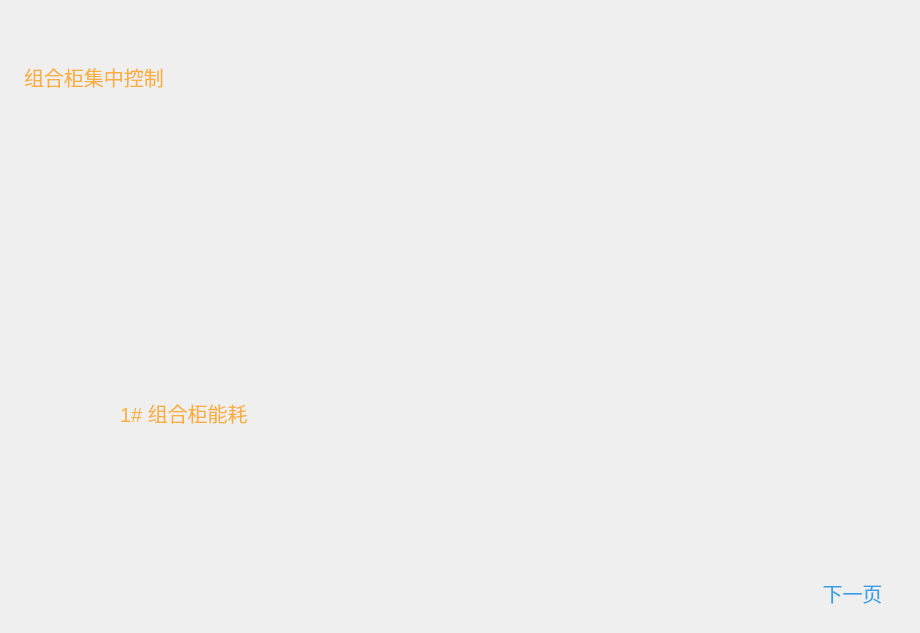
<?xml version="1.0" encoding="UTF-8"?>
<ui version="4.0">
 <class>ModularAirPage</class>
 <widget class="QWidget" name="ModularAirPage">
  <property name="geometry">
   <rect>
    <x>0</x>
    <y>0</y>
    <width>920</width>
    <height>633</height>
   </rect>
  </property>
  <property name="windowTitle">
   <string>Form</string>
  </property>
  <property name="styleSheet">
   <string notr="true">border-style:none;</string>
  </property>
  <widget class="QFrame" name="frame_1">
   <property name="geometry">
    <rect>
     <x>16</x>
     <y>400</y>
     <width>297</width>
     <height>201</height>
    </rect>
   </property>
   <property name="styleSheet">
    <string notr="true">#frame_1{
border-image: url(:/UI/Widget/System_Air_3.png);}</string>
   </property>
   <property name="frameShape">
    <enum>QFrame::StyledPanel</enum>
   </property>
   <property name="frameShadow">
    <enum>QFrame::Raised</enum>
   </property>
   <widget class="QLabel" name="label_2">
    <property name="geometry">
     <rect>
      <x>104</x>
      <y>0</y>
      <width>153</width>
      <height>25</height>
     </rect>
    </property>
    <property name="palette">
     <palette>
      <active>
       <colorrole role="WindowText">
        <brush brushstyle="SolidPattern">
         <color alpha="255">
          <red>252</red>
          <green>175</green>
          <blue>62</blue>
         </color>
        </brush>
       </colorrole>
       <colorrole role="Button">
        <brush brushstyle="SolidPattern">
         <color alpha="0">
          <red>0</red>
          <green>0</green>
          <blue>0</blue>
         </color>
        </brush>
       </colorrole>
       <colorrole role="Base">
        <brush brushstyle="SolidPattern">
         <color alpha="0">
          <red>0</red>
          <green>0</green>
          <blue>0</blue>
         </color>
        </brush>
       </colorrole>
       <colorrole role="Window">
        <brush brushstyle="SolidPattern">
         <color alpha="0">
          <red>0</red>
          <green>0</green>
          <blue>0</blue>
         </color>
        </brush>
       </colorrole>
      </active>
      <inactive>
       <colorrole role="WindowText">
        <brush brushstyle="SolidPattern">
         <color alpha="255">
          <red>252</red>
          <green>175</green>
          <blue>62</blue>
         </color>
        </brush>
       </colorrole>
       <colorrole role="Button">
        <brush brushstyle="SolidPattern">
         <color alpha="0">
          <red>0</red>
          <green>0</green>
          <blue>0</blue>
         </color>
        </brush>
       </colorrole>
       <colorrole role="Base">
        <brush brushstyle="SolidPattern">
         <color alpha="0">
          <red>0</red>
          <green>0</green>
          <blue>0</blue>
         </color>
        </brush>
       </colorrole>
       <colorrole role="Window">
        <brush brushstyle="SolidPattern">
         <color alpha="0">
          <red>0</red>
          <green>0</green>
          <blue>0</blue>
         </color>
        </brush>
       </colorrole>
      </inactive>
      <disabled>
       <colorrole role="WindowText">
        <brush brushstyle="SolidPattern">
         <color alpha="255">
          <red>190</red>
          <green>190</green>
          <blue>190</blue>
         </color>
        </brush>
       </colorrole>
       <colorrole role="Button">
        <brush brushstyle="SolidPattern">
         <color alpha="0">
          <red>0</red>
          <green>0</green>
          <blue>0</blue>
         </color>
        </brush>
       </colorrole>
       <colorrole role="Base">
        <brush brushstyle="SolidPattern">
         <color alpha="0">
          <red>0</red>
          <green>0</green>
          <blue>0</blue>
         </color>
        </brush>
       </colorrole>
       <colorrole role="Window">
        <brush brushstyle="SolidPattern">
         <color alpha="0">
          <red>0</red>
          <green>0</green>
          <blue>0</blue>
         </color>
        </brush>
       </colorrole>
      </disabled>
     </palette>
    </property>
    <property name="font">
     <font>
      <pointsize>15</pointsize>
     </font>
    </property>
    <property name="styleSheet">
     <string notr="true">border-style:none;
background:transparent;</string>
    </property>
    <property name="text">
     <string>1# 组合柜能耗</string>
    </property>
   </widget>
  </widget>
  <widget class="QFrame" name="frame">
   <property name="geometry">
    <rect>
     <x>8</x>
     <y>96</y>
     <width>305</width>
     <height>257</height>
    </rect>
   </property>
   <property name="styleSheet">
    <string notr="true">#frame{
border-image: url(:/UI/Widget/System_Air_2.png);
background:transparent;}</string>
   </property>
   <property name="frameShape">
    <enum>QFrame::StyledPanel</enum>
   </property>
   <property name="frameShadow">
    <enum>QFrame::Raised</enum>
   </property>
  </widget>
  <widget class="QStackedWidget" name="modularAirStackedWidget">
   <property name="geometry">
    <rect>
     <x>312</x>
     <y>24</y>
     <width>593</width>
     <height>545</height>
    </rect>
   </property>
   <property name="styleSheet">
    <string notr="true"/>
   </property>
  </widget>
  <widget class="QPushButton" name="pushButton">
   <property name="geometry">
    <rect>
     <x>808</x>
     <y>576</y>
     <width>89</width>
     <height>33</height>
    </rect>
   </property>
   <property name="palette">
    <palette>
     <active>
      <colorrole role="WindowText">
       <brush brushstyle="SolidPattern">
        <color alpha="255">
         <red>252</red>
         <green>175</green>
         <blue>62</blue>
        </color>
       </brush>
      </colorrole>
      <colorrole role="Button">
       <brush brushstyle="SolidPattern">
        <color alpha="0">
         <red>0</red>
         <green>0</green>
         <blue>0</blue>
        </color>
       </brush>
      </colorrole>
      <colorrole role="Text">
       <brush brushstyle="SolidPattern">
        <color alpha="255">
         <red>252</red>
         <green>175</green>
         <blue>62</blue>
        </color>
       </brush>
      </colorrole>
      <colorrole role="ButtonText">
       <brush brushstyle="SolidPattern">
        <color alpha="255">
         <red>50</red>
         <green>159</green>
         <blue>231</blue>
        </color>
       </brush>
      </colorrole>
      <colorrole role="Base">
       <brush brushstyle="SolidPattern">
        <color alpha="0">
         <red>0</red>
         <green>0</green>
         <blue>0</blue>
        </color>
       </brush>
      </colorrole>
      <colorrole role="Window">
       <brush brushstyle="SolidPattern">
        <color alpha="0">
         <red>0</red>
         <green>0</green>
         <blue>0</blue>
        </color>
       </brush>
      </colorrole>
      <colorrole role="PlaceholderText">
       <brush brushstyle="SolidPattern">
        <color alpha="128">
         <red>252</red>
         <green>175</green>
         <blue>62</blue>
        </color>
       </brush>
      </colorrole>
     </active>
     <inactive>
      <colorrole role="WindowText">
       <brush brushstyle="SolidPattern">
        <color alpha="255">
         <red>252</red>
         <green>175</green>
         <blue>62</blue>
        </color>
       </brush>
      </colorrole>
      <colorrole role="Button">
       <brush brushstyle="SolidPattern">
        <color alpha="0">
         <red>0</red>
         <green>0</green>
         <blue>0</blue>
        </color>
       </brush>
      </colorrole>
      <colorrole role="Text">
       <brush brushstyle="SolidPattern">
        <color alpha="255">
         <red>252</red>
         <green>175</green>
         <blue>62</blue>
        </color>
       </brush>
      </colorrole>
      <colorrole role="ButtonText">
       <brush brushstyle="SolidPattern">
        <color alpha="255">
         <red>50</red>
         <green>159</green>
         <blue>231</blue>
        </color>
       </brush>
      </colorrole>
      <colorrole role="Base">
       <brush brushstyle="SolidPattern">
        <color alpha="0">
         <red>0</red>
         <green>0</green>
         <blue>0</blue>
        </color>
       </brush>
      </colorrole>
      <colorrole role="Window">
       <brush brushstyle="SolidPattern">
        <color alpha="0">
         <red>0</red>
         <green>0</green>
         <blue>0</blue>
        </color>
       </brush>
      </colorrole>
      <colorrole role="PlaceholderText">
       <brush brushstyle="SolidPattern">
        <color alpha="128">
         <red>252</red>
         <green>175</green>
         <blue>62</blue>
        </color>
       </brush>
      </colorrole>
     </inactive>
     <disabled>
      <colorrole role="WindowText">
       <brush brushstyle="SolidPattern">
        <color alpha="255">
         <red>190</red>
         <green>190</green>
         <blue>190</blue>
        </color>
       </brush>
      </colorrole>
      <colorrole role="Button">
       <brush brushstyle="SolidPattern">
        <color alpha="0">
         <red>0</red>
         <green>0</green>
         <blue>0</blue>
        </color>
       </brush>
      </colorrole>
      <colorrole role="Text">
       <brush brushstyle="SolidPattern">
        <color alpha="255">
         <red>190</red>
         <green>190</green>
         <blue>190</blue>
        </color>
       </brush>
      </colorrole>
      <colorrole role="ButtonText">
       <brush brushstyle="SolidPattern">
        <color alpha="255">
         <red>190</red>
         <green>190</green>
         <blue>190</blue>
        </color>
       </brush>
      </colorrole>
      <colorrole role="Base">
       <brush brushstyle="SolidPattern">
        <color alpha="0">
         <red>0</red>
         <green>0</green>
         <blue>0</blue>
        </color>
       </brush>
      </colorrole>
      <colorrole role="Window">
       <brush brushstyle="SolidPattern">
        <color alpha="0">
         <red>0</red>
         <green>0</green>
         <blue>0</blue>
        </color>
       </brush>
      </colorrole>
      <colorrole role="PlaceholderText">
       <brush brushstyle="SolidPattern">
        <color alpha="128">
         <red>0</red>
         <green>0</green>
         <blue>0</blue>
        </color>
       </brush>
      </colorrole>
     </disabled>
    </palette>
   </property>
   <property name="font">
    <font>
     <pointsize>15</pointsize>
    </font>
   </property>
   <property name="styleSheet">
    <string notr="true">border-style:none;
background:transparent;</string>
   </property>
   <property name="text">
    <string>下一页</string>
   </property>
  </widget>
  <widget class="QLabel" name="label">
   <property name="geometry">
    <rect>
     <x>24</x>
     <y>64</y>
     <width>153</width>
     <height>25</height>
    </rect>
   </property>
   <property name="palette">
    <palette>
     <active>
      <colorrole role="WindowText">
       <brush brushstyle="SolidPattern">
        <color alpha="255">
         <red>252</red>
         <green>175</green>
         <blue>62</blue>
        </color>
       </brush>
      </colorrole>
      <colorrole role="Button">
       <brush brushstyle="SolidPattern">
        <color alpha="0">
         <red>0</red>
         <green>0</green>
         <blue>0</blue>
        </color>
       </brush>
      </colorrole>
      <colorrole role="Base">
       <brush brushstyle="SolidPattern">
        <color alpha="0">
         <red>0</red>
         <green>0</green>
         <blue>0</blue>
        </color>
       </brush>
      </colorrole>
      <colorrole role="Window">
       <brush brushstyle="SolidPattern">
        <color alpha="0">
         <red>0</red>
         <green>0</green>
         <blue>0</blue>
        </color>
       </brush>
      </colorrole>
     </active>
     <inactive>
      <colorrole role="WindowText">
       <brush brushstyle="SolidPattern">
        <color alpha="255">
         <red>252</red>
         <green>175</green>
         <blue>62</blue>
        </color>
       </brush>
      </colorrole>
      <colorrole role="Button">
       <brush brushstyle="SolidPattern">
        <color alpha="0">
         <red>0</red>
         <green>0</green>
         <blue>0</blue>
        </color>
       </brush>
      </colorrole>
      <colorrole role="Base">
       <brush brushstyle="SolidPattern">
        <color alpha="0">
         <red>0</red>
         <green>0</green>
         <blue>0</blue>
        </color>
       </brush>
      </colorrole>
      <colorrole role="Window">
       <brush brushstyle="SolidPattern">
        <color alpha="0">
         <red>0</red>
         <green>0</green>
         <blue>0</blue>
        </color>
       </brush>
      </colorrole>
     </inactive>
     <disabled>
      <colorrole role="WindowText">
       <brush brushstyle="SolidPattern">
        <color alpha="255">
         <red>190</red>
         <green>190</green>
         <blue>190</blue>
        </color>
       </brush>
      </colorrole>
      <colorrole role="Button">
       <brush brushstyle="SolidPattern">
        <color alpha="0">
         <red>0</red>
         <green>0</green>
         <blue>0</blue>
        </color>
       </brush>
      </colorrole>
      <colorrole role="Base">
       <brush brushstyle="SolidPattern">
        <color alpha="0">
         <red>0</red>
         <green>0</green>
         <blue>0</blue>
        </color>
       </brush>
      </colorrole>
      <colorrole role="Window">
       <brush brushstyle="SolidPattern">
        <color alpha="0">
         <red>0</red>
         <green>0</green>
         <blue>0</blue>
        </color>
       </brush>
      </colorrole>
     </disabled>
    </palette>
   </property>
   <property name="font">
    <font>
     <pointsize>15</pointsize>
    </font>
   </property>
   <property name="styleSheet">
    <string notr="true">border-style:none;
background:transparent;</string>
   </property>
   <property name="text">
    <string>组合柜集中控制</string>
   </property>
  </widget>
 </widget>
 <resources/>
 <connections/>
</ui>
